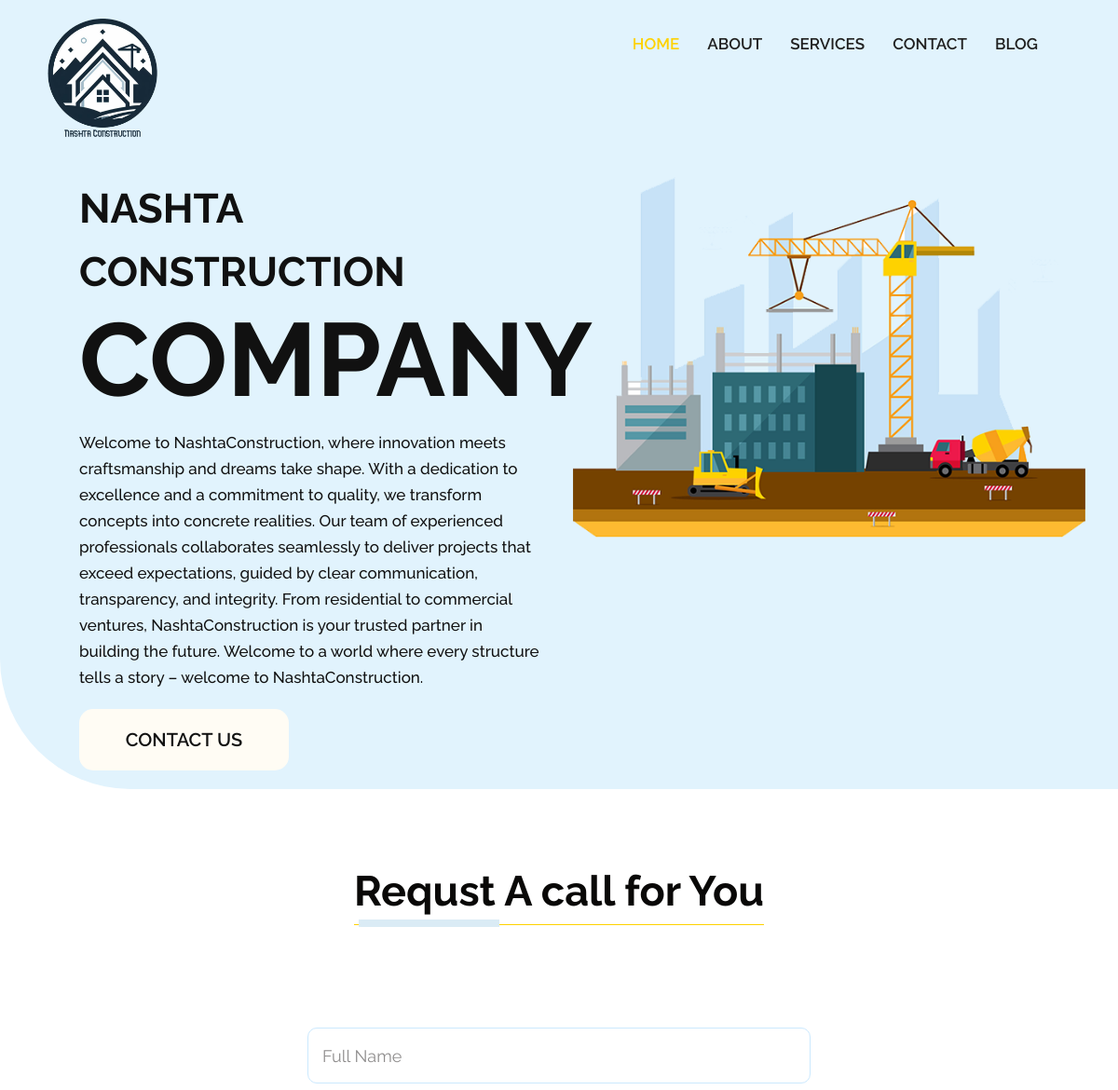
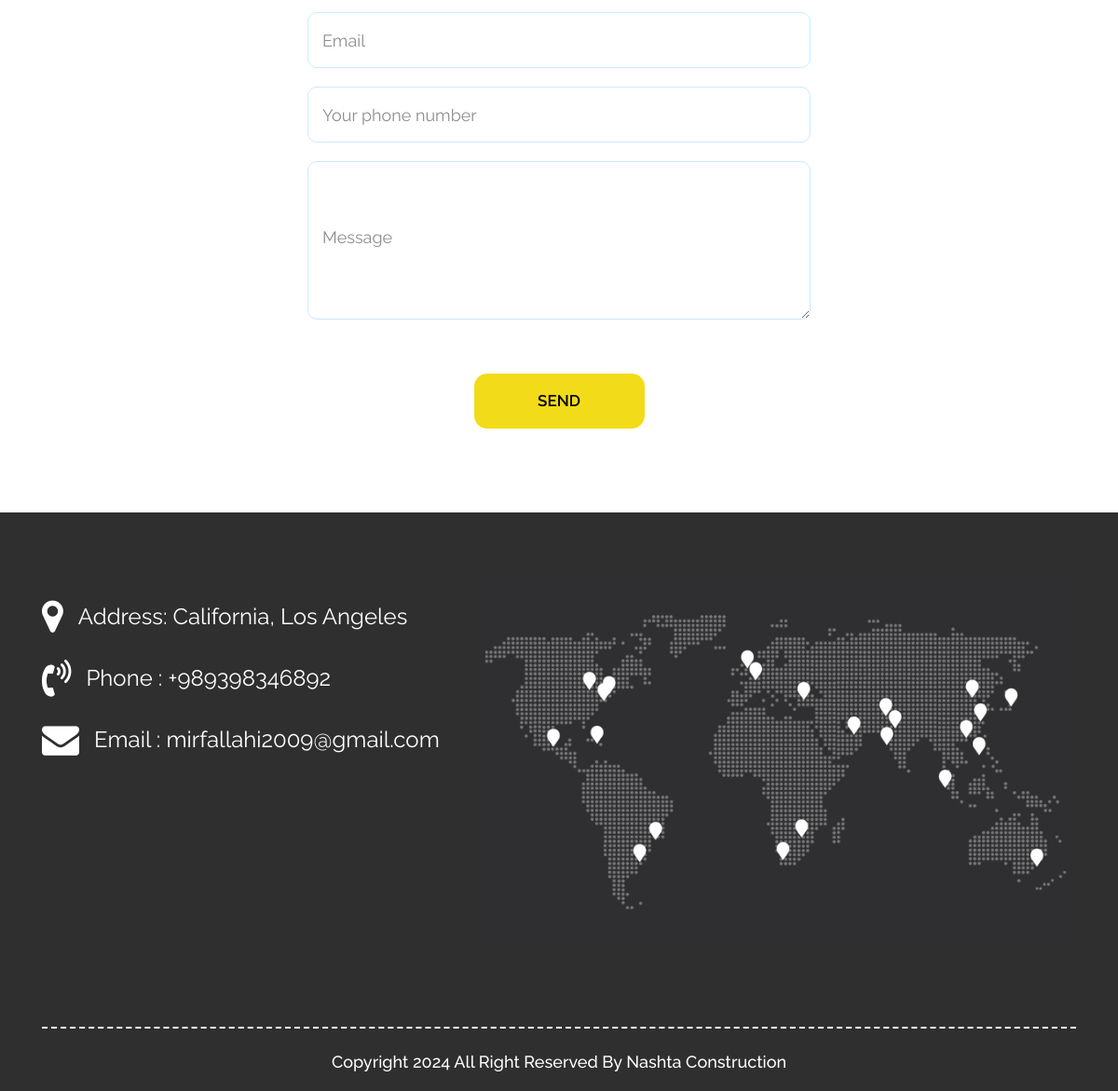
Page /contact/ on the committed database (2 pictures, top to bottom).
### home/models.py (models this page shows, shortened)
class Config(models.Model):
    address = models.CharField(max_length=186)
    phone = models.CharField(max_length=186)
    email = models.CharField(max_length=320)
    logo = models.ImageField(upload_to='images', blank=True)
    author = models.CharField(max_length=186)
    description = models.TextField()
    keywords = models.CharField(max_length=600, help_text="You can seprate them with comma|','")
    founder_image = models.ImageField(upload_to='images/')

### home/views.py (the view)
# urls.py: path('contact/', views.ContactPageView.as_view(), name='contact_us'),
class ContactPageView(TemplateView):
    template_name = 'contact.html'
    extra_context = {
        "form": ContactForm(),
    }

### home/forms.py
class ContactForm(forms.Form):
    full_name = forms.CharField(max_length=156,
                                widget=forms.TextInput(attrs={'class': 'contactus', 'placeholder': 'Full Name'}))
    email = forms.EmailField(widget=forms.EmailInput(attrs={'class': 'contactus', 'placeholder': 'Email'}))
    phone_number = forms.IntegerField(
        widget=forms.NumberInput(attrs={'class': 'contactus', 'placeholder': 'Your phone number'}))
    message = forms.CharField(widget=forms.Textarea(attrs={'class': 'textarea', 'placeholder': 'Message'}))

### home/templatetags/configuration_manage.py (called while the page is built)
@register.simple_tag
def get_config(part):
    config = Config.objects.first()
    match part:
        case "address":
            return config.address
        case "phone":
            return config.phone
        case "email":
            return config.email
        case "logo":
            return config.logo.url
        case "keywords":
            return config.keywords
        case "author":
            return config.author
        case "description":
            return config.description

### home/templates/contact.html (shortened to what this page needs)
{% extends 'base.html' %}
{% block content %}
    <div id="contact" class="contact">
        <div class="container">
            <div class="row">
                <div class="col-md-12">
                    <div class="titlepage">
                        <h2>Requst A call for You</h2>
                    </div>
                </div>
            </div>
            <div class="row">
                <div class="col-md-6 offset-md-3">
                    <form id="request" method="post" action="{% url 'home:contact_form_submit' %}" class="main_form">
                        <div class="row">{% csrf_token %}
                            {% for field in form %}
                                <div class="col-12">
                                    {{ field }}
                                </div>
                            {% endfor %}
                            <div class="col-md-12">
                                <button class="send_btn">Send</button>
                            </div>
                        </div>
                    </form>
                </div>
            </div>
        </div>
    </div>
{% endblock %}

### home/templates/components/_header.html (shortened to what this page needs)
<header>{% load static %}{% load configuration_manage %}
    <div class="header">
        <div class="container-fluid">
            <div class="row">
                <div
                        class="col-xl-3 col-lg-3 col-md-3 col-sm-3 col logo_section"
                >
                    <div class="full">
                        <div class="center-desk">
                            <div class="logo">
                                <a href="/"
                                ><img
                                        src="{% get_config 'logo' %}"
                                        width="130"
                                        alt="logo"
                                /></a>
                            </div>
                        </div>
                    </div>
                </div>
                <div class="col-xl-9 col-lg-9 col-md-9 col-sm-9">
                    <nav
                            class="navigation navbar navbar-expand-md navbar-dark"
                    >
                        <div
                                class="collapse navbar-collapse"
                                id="navbarsExample04"
                        >
                            {% include 'components/_navigation.html' %}
                        </div>
                    </nav>
                </div>
            </div>
        </div>
    </div>
</header>

### home/templates/components/_footer.html
{% load configuration_manage %}
<footer>{% load static %}
    <div class="footer">
        <div class="container">
            <div class="row">
                <div class="col-md-5">
                    <ul class="location_icon">
                        <li>
                            <a href="#"
                            ><i
                                    class="fa fa-map-marker"
                                    aria-hidden="true"
                            ></i
                            ></a>
                            Address: {% get_config 'address' %}
                        </li>
                        <li>
                            <a href="#"
                            ><i
                                    class="fa fa-volume-control-phone"
                                    aria-hidden="true"
                            ></i></a
                            >Phone : {% get_config 'phone' %}
                        </li>
                        <li>
                            <a href="#"
                            ><i
                                    class="fa fa-envelope"
                                    aria-hidden="true"
                            ></i></a
                            >Email : {% get_config 'email' %}
                        </li>
                    </ul>
                </div>
                <div class="col-md-7">
                    <div class="map">
                        <figure>
                            <img src="{% static 'images/map.jpg' %}" alt="#"/>
                        </figure>
                    </div>
                </div>
            </div>
        </div>
        <div class="copyright">
            <div class="container">
                <div class="row">
                    <div class="col-md-12">
                        <p>
                            Copyright 2024 All Right Reserved By<a
                                href="https://nashtaconstruction.com/"
                        >
                            Nashta Construction</a
                        >
                        </p>
                    </div>
                </div>
            </div>
        </div>
    </div>
</footer>

### static/css/style.css (style rules this page uses)
* { box-sizing: border-box !important; }
html { scroll-behavior: smooth; }
body { color: #666666; font-size: 14px; font-family: "Raleway", sans-serif; line-height: 1.80857; font-weight: normal; }
a { color: #1f1f1f; text-decoration: none !important; outline: none !important; -webkit-transition: all 0.3s ease-in-out; -moz-transition: all 0.3s ease-in-out; -ms-transition: all 0.3s ease-in-out; -o-transition: all 0.3s ease-in-out; transition: all 0.3s ease-in-out; }
h1, h2, h3, h4, h5, h6 { letter-spacing: 0; font-weight: normal; position: relative; padding: 0 0 10px 0; font-weight: normal; line-height: normal; color: #111111; margin: 0; }
h2 { font-size: 22px; }
*, *::after, *::before { -webkit-box-sizing: border-box; -moz-box-sizing: border-box; box-sizing: border-box; }
ul, li, ol { margin: 0px; padding: 0px; list-style: none; }
p { margin: 0px; font-weight: 500; font-size: 15px; line-height: 24px; }
a { color: #222222; text-decoration: none; outline: none !important; }
a, .btn { text-decoration: none !important; outline: none !important; -webkit-transition: all 0.3s ease-in-out; -moz-transition: all 0.3s ease-in-out; -ms-transition: all 0.3s ease-in-out; -o-transition: all 0.3s ease-in-out; transition: all 0.3s ease-in-out; }
img { max-width: 100%; height: auto; }
button { border: 0; margin: 0; padding: 0; cursor: pointer; }
.full { float: left; width: 100%; }
.full { width: 100%; float: left; margin: 0; padding: 0; }
.navigation.navbar { float: right; padding-top: 17px; }
.header { width: 100%; padding: 20px 30px; background: #e1f3fd; }
.logo a { font-size: 40px; font-weight: bold; text-transform: uppercase; color: #fff; line-height: 40px; }
.titlepage { text-align: center; padding-bottom: 60px; }
.titlepage h2 { font-size: 45px; color: #090807; line-height: 40px; font-weight: bold; padding: 0; border-bottom: #fed200 solid 1px; display: inline-block; padding-bottom: 15px; position: relative; }
.titlepage h2::before { position: absolute; content: ""; border-bottom: #daebf5 solid 8px; bottom: -3px; width: 151px; left: 5px; }
.contact { padding-top: 90px; }
.main_form { padding: 50px 0px 0px 0px; }
.main_form .contactus { padding: 0px 15px; margin-bottom: 20px; width: 100%; height: 60px; background: transparent; color: #8f8d8d; font-size: 18px; font-weight: normal; border: #cbe9fe solid 1px; border-radius: 10px; }
.main_form .textarea { border-radius: 10px; padding: 0px 15px; margin-bottom: 20px; width: 100%; background: transparent; color: #8f8d8d; font-size: 18px; font-weight: normal; border: #cbe9fe solid 1px; padding-top: 65px; height: 170px; }
.main_form .send_btn { font-size: 17px; transition: ease-in all 0.5s; background-color: #f2db18; text-transform: uppercase; color: #000; padding: 14px 0px; max-width: 183px; width: 100%; display: block; margin-top: 30px !important; border-radius: 14px; font-weight: 600; margin: 0 auto; }
#request *::placeholder { color: #8f8d8d; opacity: 1; }
.footer { background: #2f2f30; padding-top: 80px; text-align: center; margin-top: 90px; }
ul.location_icon { padding-top: 12px; }
ul.location_icon li { font-size: 24px; line-height: 30px; color: #fff; text-align: left; padding-bottom: 26px; float: left; display: flex; align-items: center; }
ul.location_icon li a { font-size: 40px; color: #fff; line-height: 40px; padding-right: 16px; float: left; }
.map figure { margin: 0; }
.map figure img { width: 100%; }
.copyright { margin-top: 70px; padding: 20px 0px; }
.copyright p { color: #fff; font-size: 18px; line-height: 22px; text-align: center; padding-top: 25px; border-top: dashed 2px; }
.copyright a { color: #fff; }

### static/css/icomoon.css (style rules this page uses)
body { background: #fff; }

### rows in the picture
Config: logo (picture), address "California, Los Angeles", phone "+989398346892", email "mirfallahi2009@gmail.com"
